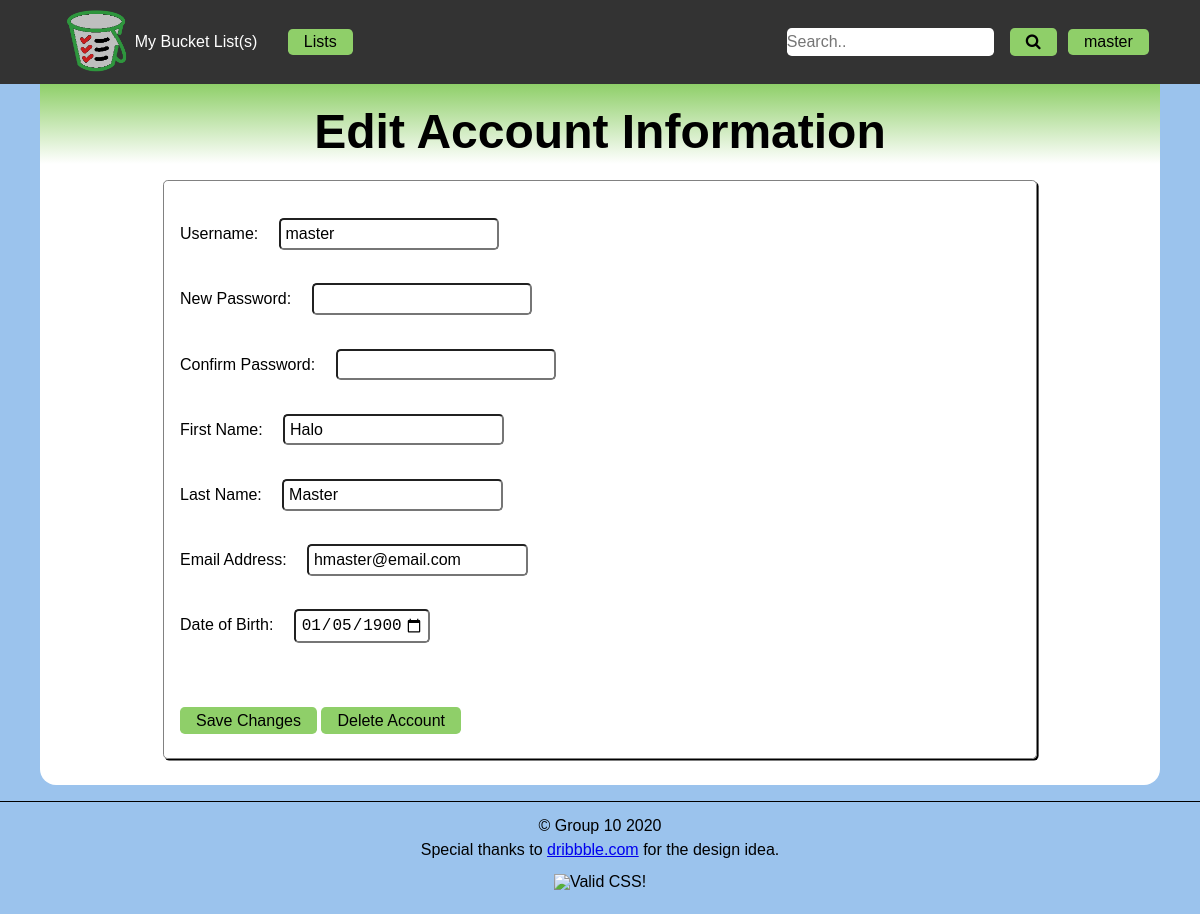
The page /~edit_account.php (signed in) on the database its author committed.
### tables this page shows
CREATE TABLE `g10_users` (
  `id` int(11) NOT NULL,
  `username` varchar(32) NOT NULL,
  `pass` varchar(128) NOT NULL,
  `first` varchar(64) NOT NULL,
  `last` varchar(64) NOT NULL,
  `email` varchar(128) NOT NULL,
  `dob` date NOT NULL
);

### ~edit_account.php (the view, shortened to what this page needs)
<?php
 $user = $_SESSION['user'];
 $pdo = connectDB();
 $query = "SELECT * FROM g10_users WHERE username = ?";
 $stmt = $pdo->prepare($query);
 $stmt->execute([$user]);
 $results = $stmt->fetch();
?>
<!DOCTYPE HTML>
<html lang="en">
<head>
  <?php
      include "includes/meta.php"
    ?>
</head>
<body>
  <header>
    <?php include 'includes/nav.php' ?>
  </header>
  <main>
    <header>
      <h1>Edit Account Information</h1>
    </header>
    <form id="register-form" action="<?= $_SERVER['PHP_SELF'];?>" method="post">
      <div>
        <label for="username">Username:</label>
        <input id="username" name="username" type="text" value = "<?= $results['username'] ?>" readonly>
      </div>
      <div>
        <label for="new_password">New Password:</label>
        <input name="new_password" type="password" id="new_password" minlength="8">
      </div>
      <div>
        <label for="password_confirm">Confirm Password:</label>
        <input name="password_confirm" type="password" id="password_confirm" minlength="8">
      </div>
      <div>
        <label for="firstname">First Name:</label>
        <input id="firstname" name="firstname" type="text" value = "<?= $results['first'] ?>" required>
      </div>
      <div>
        <label for="lastname">Last Name:</label>
        <input id="lastname" name="lastname" type="text" value = "<?= $results['last']?>" required>
      </div>
      <div>
        <label for="email">Email Address:</label>
        <input id="email" name="email" type="text" value = "<?= $results['email']?>" required>
      </div>
      <div>
        <label for="birthdate">Date of Birth:</label>
        <input id="birthdate" type="date" name="birthdate" value = "<?= $results['dob']?>" min="1900-01-01" required>
      </div>
      <div class="errors">
      </div>
      <div class="updated">
      </div>
      <button type="submit" name="update"> Save Changes</button>
      <button type="button" name="delete"> Delete Account</button>
    </form>
  </main>
  <?php include 'includes/footer.php' ?>
</body>
</html>

### css/default.css (style rules this page uses)
:root { --link-color: #8fcf69; --linkhover-color: #818181; --text-color: #000; }
body { background-color: #9bc3ed; color: var(--text-color); font-family: Verdana, Helvetica, sans-serif; font-size: 16px; margin: auto; }
main { background-color: #FFF; border-bottom-right-radius: 1rem; border-bottom-left-radius: 1rem; max-width: 70rem; font-size: 1em; padding: 0 0 0.6em 0; margin: auto; }
header { text-align: center; background: linear-gradient(var(--link-color), transparent); }
main header { align-items: flex-end; display: flex; flex-direction: row; justify-content: space-evenly; padding: 1em 0 0 0; }
p,h1,h2,h3,h4,h5 { padding: 0.5rem; }
h1 { font-size: 3em; font-weight: bold; }
form { border: 0.1em solid #818181; border-radius: 0.3em; box-shadow: 0.1em 0.1em #000; margin: 1em auto; padding: 1em; width: 75%; }
button, nav a, .dropdown, #login a { padding: 0.3rem 1rem; color: var(--text-color); margin: 0.5rem auto; background-color: var(--link-color); font-size: 1rem; border: none; cursor: pointer; border-radius: 0.3rem; }
input { padding: 0.3rem; border-radius: 0.3rem; font-size: 1rem; margin: 0.5rem 1rem; }
form div { margin: 0.5em auto; padding: 0.3em 0; }

### rows shown on the page
g10_users: username "master", firstname "Halo", lastname "Master", email "hmaster@email.com", birthdate "01/05/1900"

### other values the page prints
$_SESSION['user'] "master"
